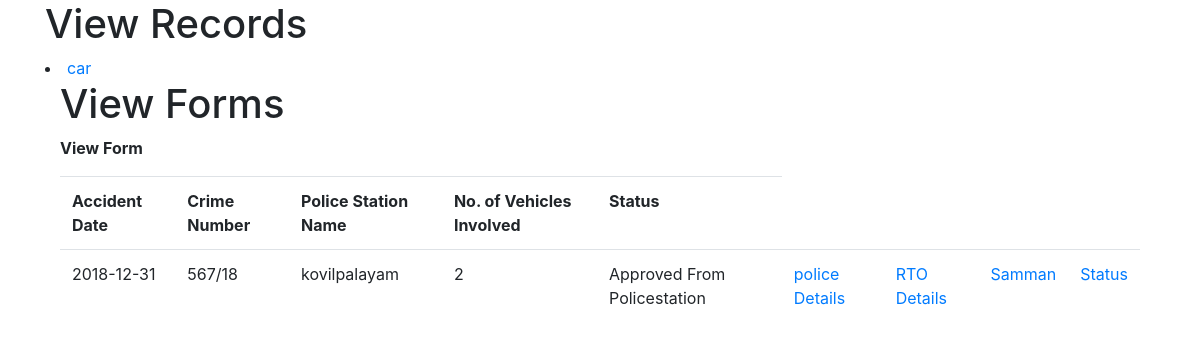
Screenshot of /insurance/mono.php (signed in) with the database file from the repository.
### tables this page shows
CREATE TABLE `lbasic` (
  `zone` varchar(20) NOT NULL,
  `dis` varchar(20) NOT NULL,
  `rto` varchar(30) NOT NULL,
  `unit` varchar(30) NOT NULL,
  `psta` varchar(30) NOT NULL,
  `cno` varchar(15) NOT NULL,
  `placeofaccident` varchar(100) NOT NULL,
  `ipc` varchar(10) NOT NULL,
  `natureofaccident` varchar(50) NOT NULL,
  `accidentdate` date NOT NULL,
  `accidenttime` time NOT NULL,
  `numberofvehiclesinvolved` int(10) NOT NULL,
  `collisiontype` varchar(50) NOT NULL,
  `junctiontype` varchar(50) NOT NULL,
  `junctioncontrol` varchar(50) NOT NULL,
  `roadcategory` varchar(50) NOT NULL,
  `roadnarrowing` varchar(50) NOT NULL,
  `lightconditions` varchar(50) NOT NULL,
  `climate` varchar(50) NOT NULL,
  `status` varchar(50) NOT NULL,
  `la` varchar(20) NOT NULL
);

CREATE TABLE `vehicle1` (
  `cno` varchar(15) NOT NULL,
  `vh` int(5) NOT NULL,
  `regno1` varchar(18) NOT NULL,
  `rcproduced` varchar(10) NOT NULL,
  `make` varchar(20) NOT NULL,
  `model` varchar(20) NOT NULL,
  `vehicleowner` varchar(20) NOT NULL,
  `owneraddress` varchar(100) NOT NULL,
  `type` varchar(50) NOT NULL,
  `class` varchar(50) NOT NULL,
  `cloth1` varchar(50) NOT NULL,
  `transportvehicletype` varchar(50) NOT NULL,
  `toth` varchar(100) NOT NULL,
  `stagecarrier` varchar(100) NOT NULL,
  `mofussil` varchar(100) NOT NULL,
  `towntype` varchar(100) NOT NULL,
  `permitvalidity` date NOT NULL,
  `fitnesscertificateissueddate` date NOT NULL,
  `fitnesscertificatevalidity` date NOT NULL,
  `pollutioncertificatevalidity` date NOT NULL,
  `nontransport` varchar(50) NOT NULL,
  `ntoth` varchar(50) NOT NULL,
  `rcvalidity` date NOT NULL,
  `pollutioncertificatevalid` date NOT NULL,
  `insuranceavailability` varchar(50) NOT NULL,
  `insurancevalidity` date NOT NULL,
  `insurancecompanydetail` varchar(500) NOT NULL,
  `policynumber` varchar(30) NOT NULL,
  `manoeuvre` varchar(50) NOT NULL,
  `moth1` varchar(50) NOT NULL,
  `vehicledamagelevel` varchar(50) NOT NULL,
  `vdoth` varchar(50) NOT NULL,
  `tradeplateavailability` varchar(50) NOT NULL,
  `reason` varchar(100) NOT NULL,
  `drivername` text NOT NULL,
  `driveraddress` text NOT NULL,
  `gender` text NOT NULL,
  `dob` date NOT NULL,
  `age` int(5) NOT NULL,
  `driverinjury` varchar(200) NOT NULL,
  `dinoth1` varchar(100) NOT NULL,
  `drivererror` varchar(100) NOT NULL,
  `deoth1` varchar(100) NOT NULL,
  `licensedetails` varchar(100) NOT NULL,
  `licensenumber` varchar(100) NOT NULL,
  `classofvehicle` varchar(100) NOT NULL,
  `lcloth1` varchar(100) NOT NULL,
  `badgenumber` varchar(100) NOT NULL,
  `licenseissueddate` date NOT NULL,
  `driverexperience` int(5) NOT NULL,
  `licensevalidity` date NOT NULL
);

### insurance/mono.php (the view, shortened to what this page needs)
<!DOCTYPE HTML PUBLIC "-//W3C//DTD HTML 4.01//EN" "http://www.w3.org/TR/html4/strict.dtd">
<html>
<head>
<link rel="stylesheet" type="text/css" href="https://maxcdn.bootstrapcdn.com/bootstrap/4.0.0/css/bootstrap.min.css">
</head>
<body>
<div class="container">
<h1>View Records</h1>
                        <?php
                            if(isset($_SESSION['id']) && !empty($_SESSION['id'])) {
                        ?>
                        <li>
                            <a href="#"><?php echo  $_SESSION['id'];?></a>
                        </li>
                        <?php
                            }
                            ?>
<div class="container">
<h1>View Forms</h1>
<p><b>View Form</b></p>
<div class="table table-hover  d-flex justify-content-center w-100" >
   <table class="thead-dark">
   <?php
   $dbhost = 'localhost:3306';
   $dbuser = 'root';
   $dbpass = '';
   $dbname = 'police';
   $conn = mysqli_connect($dbhost, $dbuser, $dbpass,$dbname);
   include_once("connect.php");
 $id = $_SESSION['id'];
$result = mysqli_query($mysqli, "SELECT * FROM inlogin WHERE id='$id'");
while($res = mysqli_fetch_array($result))
{
$zone = $res['zone'];
}
   $sql= "SELECT b.psta,a.cno,b.accidentdate,b.numberofvehiclesinvolved,b.status FROM lbasic b,vehicle1 a WHERE a.cno = b.cno AND a.insurancecompanydetail='$zone'";
    if($result = mysqli_query($conn, $sql)) {
      if(mysqli_num_rows($result) > 0) {
         echo "<table>";
         echo "<tr>";
         echo "<th>Accident Date</th>";
         echo "<th>Crime Number</th>";
         echo "<th>Police Station Name</th>";
         echo "<th>No. of Vehicles Involved</th>";
         echo "<th>Status</th>";
         echo "</tr>";
         while($row = mysqli_fetch_array($result)){
            echo "<tr>";
            echo "<td>" . $row['accidentdate'] . "</td>";
            echo "<td>" . $row['cno'] . "</td>";
            echo "<td>" . $row['psta'] . "</td>";
            echo "<td>" . $row['numberofvehiclesinvolved'] . "</td>";
            echo "<td>" . $row['status'] . "</td>";
            echo "<td><a href='imageview.php?crimenumber=" . $row['cno'] . "'>police Details</a></td>";
            echo "<td><a href='rto.php?crimenumber=" . $row['cno'] . "'>RTO Details</a></td>";
             echo "<td><a href='samman.php?crimenumber=" . $row['cno'] . "'>Samman</a></td>";
            echo "<td><a href='final.php?crimenumber=" . $row['cno'] . "'>Status</a></td>";
            echo "</tr>";
         }
         echo "</table>";
      } else {
         echo "No records matching your query were found.";
      }
   } else {
      echo "ERROR: Could not able to execute $sql. " . mysqli_error($conn);
   }
?>
</div>
</div>
</div>
</body>
</html>

### rows the page displays
lbasic: accidentdate "2018-12-31", vehicle1.cno "567/18", psta "kovilpalayam", numberofvehiclesinvolved "2", status "Approved From Policestation"

### other values shown
$_SESSION['id'] "car"
